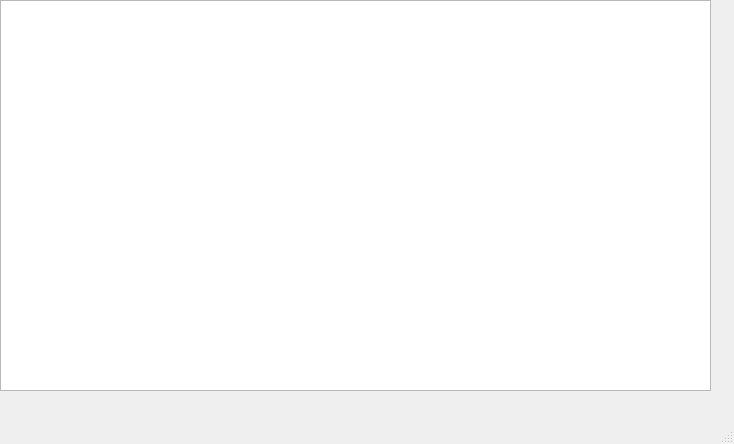
<?xml version="1.0" encoding="UTF-8"?>
<ui version="4.0">
 <class>MainWindow</class>
 <widget class="QMainWindow" name="MainWindow">
  <property name="geometry">
   <rect>
    <x>0</x>
    <y>0</y>
    <width>734</width>
    <height>444</height>
   </rect>
  </property>
  <property name="windowTitle">
   <string>MainWindow</string>
  </property>
  <widget class="QWidget" name="centralwidget">
   <widget class="QGraphicsView" name="graphicsView">
    <property name="geometry">
     <rect>
      <x>0</x>
      <y>0</y>
      <width>711</width>
      <height>391</height>
     </rect>
    </property>
   </widget>
  </widget>
  <widget class="QMenuBar" name="menubar">
   <property name="geometry">
    <rect>
     <x>0</x>
     <y>0</y>
     <width>734</width>
     <height>21</height>
    </rect>
   </property>
  </widget>
  <widget class="QStatusBar" name="statusbar"/>
 </widget>
 <resources/>
 <connections/>
</ui>
